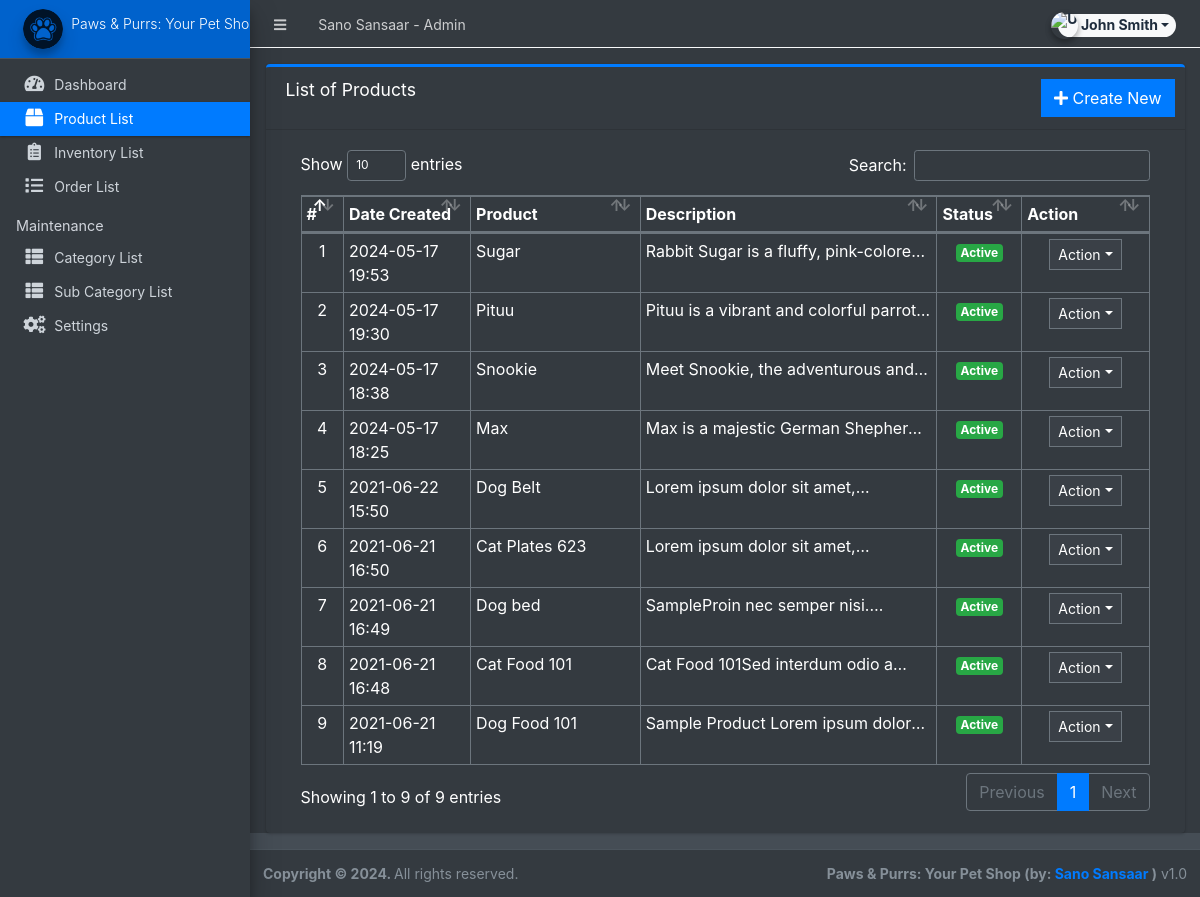
The page /pet_shop/admin/?page=product (signed in) on the database its author committed.
### tables this page shows
CREATE TABLE `products` (
  `id` int(30) NOT NULL,
  `category_id` int(30) NOT NULL,
  `sub_category_id` int(30) NOT NULL,
  `product_name` varchar(250) NOT NULL,
  `description` text NOT NULL,
  `status` tinyint(1) NOT NULL DEFAULT 1,
  `date_created` datetime NOT NULL DEFAULT current_timestamp()
);

### pet_shop/admin/product/index.php (the view, shortened to what this page needs)
<div class="card card-outline card-primary">
	<div class="card-header">
		<h3 class="card-title">List of Products</h3>
		<div class="card-tools">
			<a href="?page=product/manage_product" class="btn btn-flat btn-primary"><span class="fas fa-plus"></span>  Create New</a>
		</div>
	</div>
	<div class="card-body">
		<div class="container-fluid">
        <div class="container-fluid">
			<table class="table table-bordered table-stripped">
				<colgroup>
					<col width="5%">
					<col width="15%">
					<col width="20%">
					<col width="35%">
					<col width="10%">
					<col width="15%">
				</colgroup>
				<thead>
					<tr>
						<th>#</th>
						<th>Date Created</th>
						<th>Product</th>
						<th>Description</th>
						<th>Status</th>
						<th>Action</th>
					</tr>
				</thead>
				<tbody>
					<?php
					$i = 1;
						$qry = $conn->query("SELECT * from `products` order by unix_timestamp(date_created) desc ");
						while($row = $qry->fetch_assoc()):
                            $row['description'] = strip_tags(stripslashes(html_entity_decode($row['description'])));
					?>
						<tr>
							<td class="text-center"><?php echo $i++; ?></td>
							<td><?php echo date("Y-m-d H:i",strtotime($row['date_created'])) ?></td>
							<td><?php echo $row['product_name'] ?></td>
							<td ><p class="truncate-1 m-0"><?php echo $row['description'] ?></p></td>
							<td class="text-center">
                                <?php if($row['status'] == 1): ?>
                                    <span class="badge badge-success">Active</span>
                                <?php else: ?>
                                    <span class="badge badge-danger">Inactive</span>
                                <?php endif; ?>
                            </td>
							<td align="center">
								 <button type="button" class="btn btn-flat btn-default btn-sm dropdown-toggle dropdown-icon" data-toggle="dropdown">
				                  		Action
				                  </button>
							</td>
						</tr>
					<?php endwhile; ?>
				</tbody>
			</table>
		</div>
		</div>
	</div>
</div>

### rows shown on the page
products: date_created "2024-05-17 19:53", product_name "Sugar", description "Rabbit Sugar is a fluffy,…", status "Active"
products: date_created "2024-05-17 19:30", product_name "Pituu", description "Pituu is a vibrant and colorful…", status "Active"
products: date_created "2024-05-17 18:38", product_name "Snookie", description "Meet Snookie, the adventurous…", status "Active"
products: date_created "2024-05-17 18:25", product_name "Max", description "Max is a majestic German…", status "Active"
products: date_created "2021-06-22 15:50", product_name "Dog Belt", description "Lorem ipsum dolor sit…", status "Active"
products: date_created "2021-06-21 16:50", product_name "Cat Plates 623", description "Lorem ipsum dolor sit…", status "Active"
products: date_created "2021-06-21 16:49", product_name "Dog bed", description "SampleProin nec semper…", status "Active"
products: date_created "2021-06-21 16:48", product_name "Cat Food 101", description "Cat Food 101Sed interdum odio…", status "Active"
products: date_created "2021-06-21 11:19", product_name "Dog Food 101", description "Sample Product Lorem ipsum…", status "Active"

### other values the page prints
$_settings->info('name') "Sano Sansaar"
$_settings->userdata('firstname').' '.$_settings->userdata('lastname') "John Smith"
$_settings->info('short_name') "Paws & Purrs: Your Pet…"
$_settings->info('short_name') "Paws & Purrs: Your Pet Shop"
